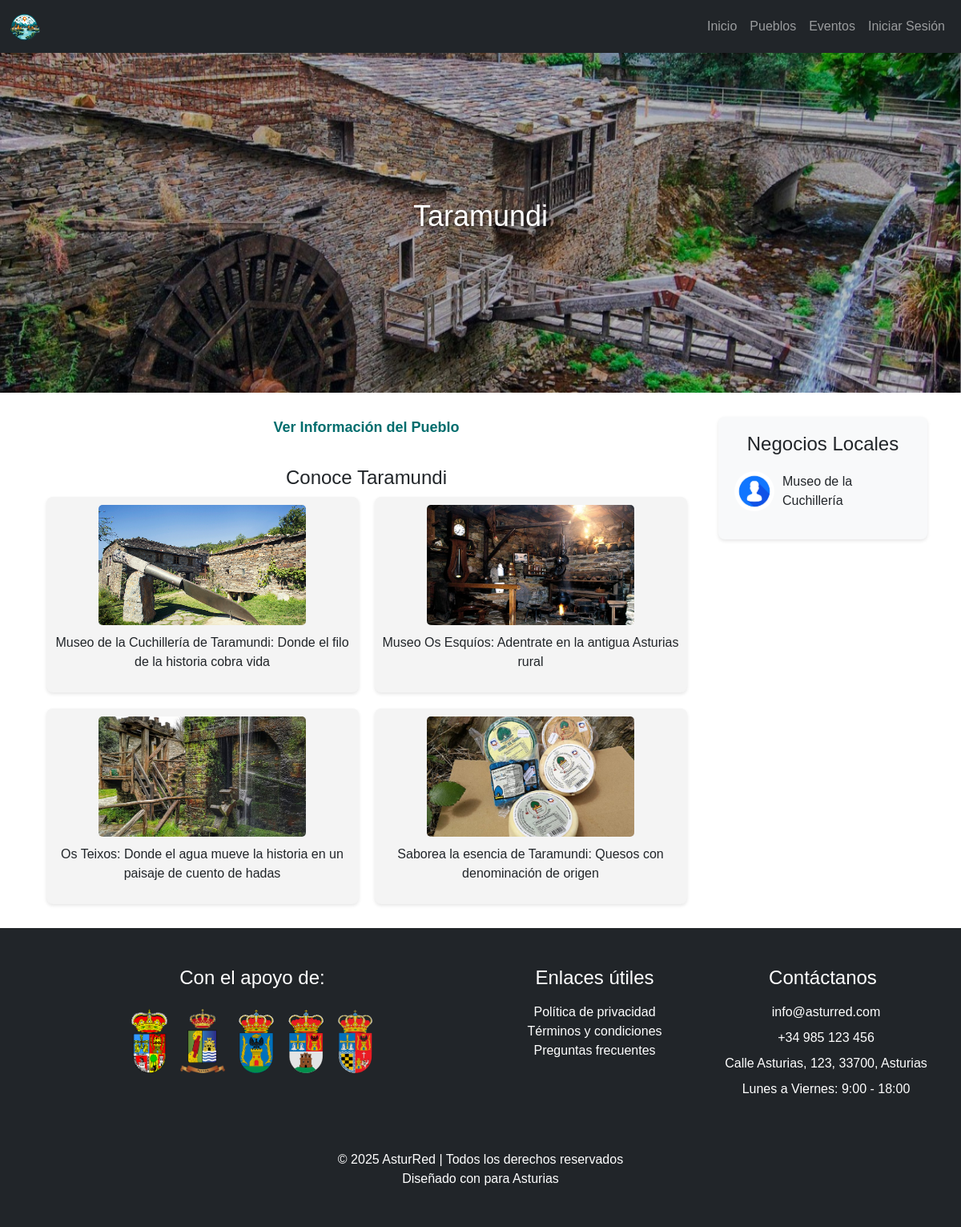
The page /Taramundi.php on the database its author committed.
### tables this page shows
CREATE TABLE `businesses` (
  `id` int NOT NULL,
  `username` varchar(50) NOT NULL,
  `password` varchar(255) NOT NULL,
  `business_name` varchar(100) NOT NULL,
  `email` varchar(100) NOT NULL,
  `address` varchar(255) DEFAULT NULL,
  `location` varchar(100) DEFAULT NULL,
  `phone` varchar(20) DEFAULT NULL,
  `description` text,
  `profile_pic` varchar(255) DEFAULT 'default-profile.jpg',
  `banner_pic` varchar(255) DEFAULT 'default-banner.jpg',
  `created_at` timestamp NULL DEFAULT CURRENT_TIMESTAMP,
  `role` enum('ayuntamiento','negocio') DEFAULT 'negocio',
  `tipo_negocio` varchar(100) NOT NULL,
  `latitude` decimal(10,8) DEFAULT NULL,
  `longitude` decimal(11,8) DEFAULT NULL
);

### Taramundi.php (the view, shortened to what this page needs)
<!DOCTYPE html>
<html lang="es">
<head>
    <link href="StyloHtml.css" rel="stylesheet" type="text/css">
    <link href="https://cdn.jsdelivr.net/npm/bootstrap@5.3.0/dist/css/bootstrap.min.css" rel="stylesheet">
    <link href="https://cdn.jsdelivr.net/npm/bootstrap-icons/font/bootstrap-icons.css" rel="stylesheet">
</head>
<body>
    <nav class="navbar navbar-expand-lg navbar-dark bg-dark fixed-top">
        <div class="container-fluid">
            <a class="navbar-brand" href="#">
                <img src="img/LogotipoMasTop-fotor-bg-remover-2024092820215 (1).png" alt="Logo" class="logo">
            </a>
            <div class="collapse navbar-collapse" id="navbarNav">
            <ul class="navbar-nav ms-auto">
                    <li class="nav-item"><a class="nav-link" href="index.php">Inicio</a></li>
                    <li class="nav-item"><a class="nav-link" href="pueblos.php">Pueblos</a></li>
                    <li class="nav-item"><a class="nav-link" href="eventos.php">Eventos</a></li>
                    <?php if (isset($_SESSION['username']) || isset($_SESSION['admin_logged_in']) || isset($_SESSION['business_username'])): ?>
                        <?php if (isset($_SESSION['business_username']) && $_SESSION['role'] === 'negocio'): ?>
                            <li class="nav-item"><a class="nav-link" href="MiNegocio.php">Mi Negocio</a></li>
                        <?php elseif (isset($_SESSION['business_username']) && $_SESSION['role'] === 'ayuntamiento'): ?>
                            <li class="nav-item"><a class="nav-link" href="crear_evento.php">Crear Evento</a></li>
                        <?php elseif (isset($_SESSION['username'])): ?>
                            <li class="nav-item"><a class="nav-link" href="miPerfil.php">Mi Perfil</a></li>
                        <?php endif; ?>
                        <li class="nav-item"><a class="nav-link" href="logout.php">Cerrar Sesión</a></li>
                    <?php else: ?>
                        <li class="nav-item"><a class="nav-link" href="loginform.php">Iniciar Sesión</a></li>
                    <?php endif; ?>
                </ul>
            </div>
        </div>
    </nav>
    <div class="image-banner">
        <img src="img/Taramundi2.jpg" alt="Taramundi">
        <h2>Taramundi</h2>
    </div>
    <div class="container">
        <div class="row">
            <div class="col-md-9">
                <div style="text-align: center; margin-top: 30px;">
                    <a class="toggle-link" onclick="toggleContent()">Ver Información del Pueblo</a>
                </div>
                <div class="section">
                    <h2>Conoce Taramundi</h2>
                    <div class="grid">
                    <div class="grid-item" onclick="window.location.href='MuseoCuchilleria.php';" style="cursor: pointer; text-decoration: none; color: inherit;">
                    <img src="img/museoNavajas.jpg" alt="Museo Navajas">
                            <p>Museo de la Cuchillería de Taramundi: Donde el filo de la historia cobra vida</p>
                        </div>
                        <div class="grid-item" onclick="window.location.href='osEsquios.php';" style="cursor: pointer; text-decoration: none; color: inherit;">
                            <img src="img/MuseoOsEsquíos.jpg" alt="Recetas tradicionales">
                            <p>Museo Os Esquíos: Adentrate en la antigua Asturias rural</p>
                        </div>
                        <div class="grid-item" onclick="window.location.href='OsTeixois.php';" style="cursor: pointer; text-decoration: none; color: inherit;">
                        <img src="img/OsTeixois.jpg" alt="Eventos en el pueblo">
                            <p>Os Teixos: Donde el agua mueve la historia en un paisaje de cuento de hadas</p>
                        </div>
                        <div class="grid-item" onclick="window.location.href='quesoTaramundi.php';" style="cursor: pointer; text-decoration: none; color: inherit;">
                            <img src="img/quesoTaramundi.jpg" alt="Naturaleza alrededor del pueblo">
                            <p>Saborea la esencia de Taramundi: Quesos con denominación de origen</p>
                        </div>
                    </div>
                </div>
            </div>
           <div class="col-md-3">
                <div class="business-container">
                    <h3>Negocios Locales</h3>
                    <?php
                    include "conexion.php";
                    $query = "
            SELECT b.id, b.username, b.business_name, b.profile_pic, COUNT(r.id) AS review_count
            FROM businesses b
            LEFT JOIN reviews r ON b.business_name = r.business_name
            WHERE b.location LIKE '%Taramundi%' AND b.role = 'negocio'
            GROUP BY b.id
            ORDER BY review_count DESC
        ";
                    $result = $conn->query($query);
                    if ($result->num_rows > 0) {
                        $count = 0;
                        while ($row = $result->fetch_assoc()) {
                            if ($count < 5) {
                                echo '<a href="MiNegocio.php?username=' . urlencode($row['username']) . '" class="business-item">';
                                echo '<img src="uploads/' . htmlspecialchars($row['profile_pic']) . '" alt="' . htmlspecialchars($row['business_name']) . '">';
                                echo '<p>' . htmlspecialchars($row['business_name']) . '</p>';
                                echo '</a>';
                                $count++;
                            }
                        }
                    } else {
                        echo '<p>No hay negocios registrados en Taramundi.</p>';
                    }
                    ?>
                </div>
            </div>
            </div>
        </div>
    <footer class="footer bg-dark text-white py-5">
        <div class="container">
            <div class="row">
                <div class="col-md-6 text-center mb-4">
                    <h4 class="mb-3">Con el apoyo de:</h4>
                    <div class="d-flex justify-content-center flex-wrap">
                        <img src="img/Escudo_de_Tapia_de_Casariego.gif" alt="Escudo Tapia de Casariego" class="img-fluid m-2" style="max-height: 80px;">
                        <img src="img/escudoNavia.png" alt="Escudo Navia" class="img-fluid m-2" style="max-height: 80px;">
                        <img src="img/Escudo_de_Castropol.svg" alt="Escudo Castropol" class="img-fluid m-2" style="max-height: 80px;">
                        <img src="img/Escudo_de_Vegadeo.svg" alt="Escudo Vegadeo" class="img-fluid m-2" style="max-height: 80px;">
                        <img src="img/escudoTaramundi.png" alt="Escudo Navia" class="img-fluid m-2" style="max-height: 80px;">
                    </div>
                </div>
                <div class="col-md-3 mb-4">
                    <h4 class="mb-3">Enlaces útiles</h4>
                    <ul class="list-unstyled">
                        <li><a href="#" class="text-white text-decoration-none">Política de privacidad</a></li>
                        <li><a href="#" class="text-white text-decoration-none">Términos y condiciones</a></li>
                        <li><a href="#" class="text-white text-decoration-none">Preguntas frecuentes</a></li>
                    </ul>
                </div>
                <div class="col-md-3 mb-4">
                    <h4 class="mb-3">Contáctanos</h4>
                    <ul class="list-unstyled">
                        <li class="mb-2">
                            <a href="mailto:info@asturred.com" class="text-white text-decoration-none">info@asturred.com</a>
                        </li>
                        <li class="mb-2">
                            <a href="tel:+34985123456" class="text-white text-decoration-none">+34 985 123 456</a>
                        </li>
                        <li class="mb-2">
                            <span class="text-white">Calle Asturias, 123, 33700, Asturias</span>
                        </li>
                        <li class="mb-2">
                            <span class="text-white">Lunes a Viernes: 9:00 - 18:00</span>
                        </li>
                    </ul>
                </div>
            </div>
            <div class="row mt-4">
                <div class="col-12 text-center">
                    <p class="mb-0">&copy; 2025 AsturRed | Todos los derechos reservados</p>
                    <p class="mb-0">Diseñado con <i class="fas fa-heart text-danger"></i> para Asturias</p>
                </div>
            </div>
        </div>
    </footer>
</body>
</html>

### StyloHtml.css (style rules this page uses)
* { box-sizing: border-box; margin: 0; padding: 0; font-family: Arial, sans-serif; }
body { background-color: #f5f5f5; padding-top: 70px; }
.logo { width: 50px; height: auto; }
.navbar-brand img { height: 40px; width: auto; }
.navbar-nav .nav-link { transition: background-color 0.3s ease, color 0.3s ease; }
footer { background-color: #333; color: white; text-align: center; padding: 20px; margin-top: 30px; position: relative; width: 100%; }
.footer { background-color: #343a40; color: white; text-align: center; padding: 20px; position: relative; bottom: 0; width: 100%; }

### Taramundi.php (style rules this page uses)
.image-banner { position: relative; text-align: center; margin-top: -20px; padding: 0; }
.image-banner img { width: 100%; height: auto; filter: brightness(0.8); max-height: 570px; }
.image-banner h2 { position: absolute; top: 50%; left: 50%; transform: translate(-50%, -50%); color: white; font-size: 36px; text-shadow: 2px 2px 4px rgba(0, 0, 0, 0.7); }
.business-container { background-color: #f8f9fa; padding: 20px; border-radius: 8px; box-shadow: 0 2px 4px rgba(0, 0, 0, 0.1); margin-top: 30px; }
.business-container h3 { font-size: 1.5rem; margin-bottom: 20px; text-align: center; }
.business-item { display: flex; align-items: center; margin-bottom: 15px; text-decoration: none; color: inherit; }
.business-item img { width: 50px; height: 50px; border-radius: 50%; margin-right: 10px; }
.business-item p { margin: 0; font-size: 1rem; }
.section { margin-top: 30px; text-align: center; }
.section h2 { font-size: 24px; margin-bottom: 10px; }
.grid { display: grid; grid-template-columns: repeat(2, 1fr); gap: 20px; margin-top: 10px; max-width: 800px; margin: 0 auto; }
.grid-item { background-color: #f4f4f4; border-radius: 8px; padding: 10px; box-shadow: 0 2px 4px rgba(0, 0, 0, 0.1); text-align: center; display: flex; flex-direction: column; align-items: center; justify-content: center; }
.grid-item img { width: 70%; height: auto; max-height: 150px; object-fit: cover; margin-bottom: 10px; border-radius: 5px; }
.toggle-link { font-weight: bold; font-size: 18px; color: #006d6d; text-decoration: none; position: relative; display: inline-block; padding-bottom: 5px; transition: color 0.3s ease; }
.toggle-link::after { content: ''; position: absolute; bottom: 0; left: 0; width: 0; height: 2px; background-color: #006d6d; transition: width 0.3s ease; }

### rows shown on the page
businesses: profile_pic (placeholder picture), business_name "Museo de la Cuchillería"
